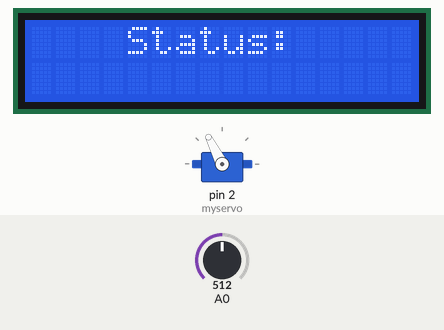
Recording of a sketch running on a simulated Arduino Uno, built with avr-gcc and run on an emulated ATmega328P. Parts: 16×2 character LCD, servo. The test bench sets the inputs (shaded band); at power-on: A0 = 512. What the sketch prints to the serial monitor is not drawn.

Above: at 1.2 s.
1.3 s: A0 set to 54
5.4 s: A0 set to 47
At 7.7 s:
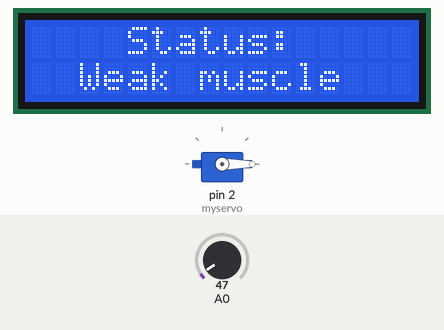
9.5 s: A0 set to 20
At 11.8 s:
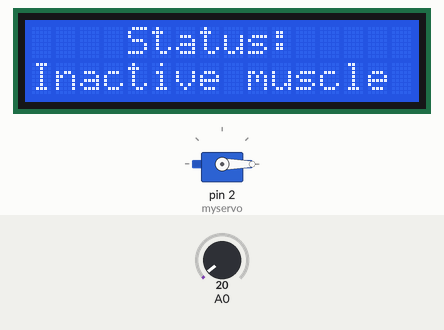
13.6 s: A0 set to 40
At 16.1 s:
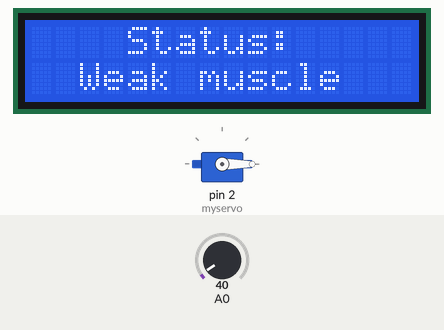
17.7 s: A0 set to 0
At 20.2 s:
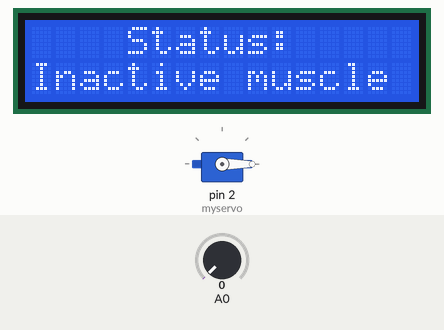
Timing chart, 0 to 21.7 s (numbered marks = the images above; inputs shaded):
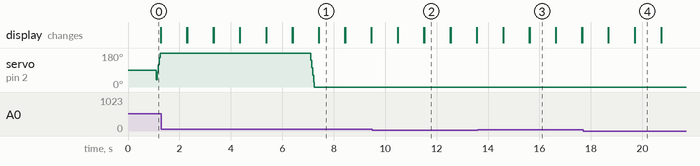

Measured:
- the behaviour switches between 51 and 50 on A0 (found by bisection; images 0 and 1)
- after the input at 5.4 s, servo on pin 2 (myservo): 180° → 0° after 1.7 s; the display: first differs from a run without the input after 2.0 s (image 1)
- after the input at 9.5 s, the display: first differs from a run without the input after 2.0 s (image 2 shows a later state)
- after the input at 13.6 s, the display: first differs from a run without the input after 2.0 s (image 3 shows a later state)
- after the input at 17.7 s, the display: first differs from a run without the input after 2.0 s (image 4 shows a later state)
- what the display in image 1 shows lasts 1.0 s, from 7.4 s to 8.4 s

The sketch:

EMGServo.ino
```cpp
#include <LiquidCrystal_I2C.h>
#include <Servo.h>
#include <MsTimer2.h>

Servo myservo;                                           // create servo object to control the servo
LiquidCrystal_I2C lcd = LiquidCrystal_I2C(0x27, 16, 2); // create LCD object to control the screen

        // Permanent constant:
#define SEV 10        // the time to be delayed by the servo
#define Relax 0       // the relaxed position
#define Shrink 180    // the shrinked position

        // Changeable variables:
unsigned char Hand_Angle = 0;
unsigned char Num = 0;

// Method to Relax(open) the hand
void Hand_Relax() {
  if (Hand_Angle != Relax) {
    while (Hand_Angle != Relax) {
      Hand_Angle--;
      myservo.write(Hand_Angle);
      delay(SEV);
    }
  }
}

// Method to Shrink(Close) the hand
void Hand_Shrink() {
  if (Hand_Angle != Shrink) {
    while (Hand_Angle != Shrink) {
      Hand_Angle++;
      myservo.write(Hand_Angle);
      delay(SEV);
    }
  }
}

//Method to Change the hand's position (Will be runned every 1000ms)
void action() {
  if (Num > 0)
    Hand_Shrink();
  else
    Hand_Relax();

  Num = 0;
}

void setup() {
  Serial.begin(9600);
  lcd.init();
  lcd.backlight();
  myservo.attach(2);
  MsTimer2::set(1000, action);
  MsTimer2::start();
}

void loop() {
  int sensorValue = analogRead(A0);

    lcd.setCursor(4, 0);
    lcd.print("Status: ");

    // The muscle is closing the fist:
  if (sensorValue > 50) {
    Num++;
    Serial.println("Num: " + String(Num));
    Serial.println("Sensor: " + String(sensorValue));
    delay(1000);
    lcd.clear();
    lcd.setCursor(1, 1);
    lcd.print("Perfect muscle");
  }
  // The muscle is moving, but very weak
  else if (sensorValue > 30) {
    Num =0 ;
    Serial.println("Sensor: " + String(sensorValue));
    delay(1000);
    lcd.clear();
    lcd.setCursor(2, 1);
    lcd.print("Weak muscle");
  }
  // No, or negligible muscle movement
  else {
    Num =0 ;
    Serial.println("Sensor: " + String(sensorValue));
    delay(1000);
    lcd.clear();
    lcd.setCursor(0, 1);
    lcd.print("Inactive muscle");
  }
}
```
